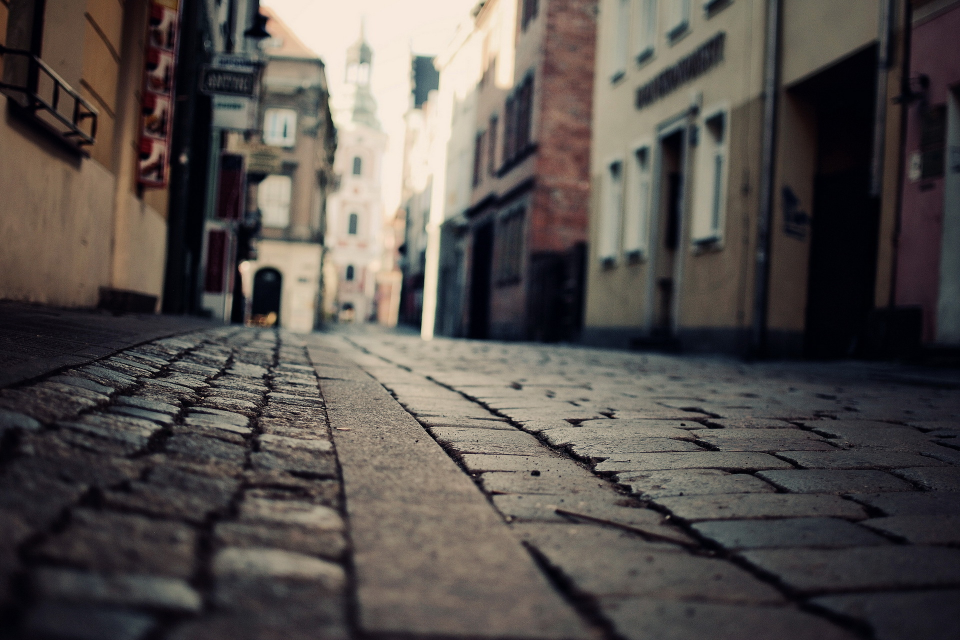
#> input picture CNN/Background1.jpg, 1920 x 1280 px (shown at 1/2 size)
$ jupyter execute --allow-errors CNN_Image_Preprocessing.ipynb   (shell and % lines are left out)   (Python 2 division)
#> lines starting #> are read from the running program, lines starting #| are printed output that depends on the picture
[cell 1]
import pandas as pd
from PIL import Image
from scipy import misc
import numpy as np
import matplotlib.pyplot as plt
import random as rand
import cv2

In this notebook a set of input images are transformed in various ways in order to increase the robustness of the model.
The following transforms are made:
1. Addition of Image noise, this is done by adding some random noise from one of three background images (locations where shoes might be pictured)
2. Image Rotation; Images are rotatated 3 times with different background noise added on each rotation.
3. Image Scaling; Images are scaled, again with different background noise added.

#> (a cell that did not finish here is left out)

#> (a cell that did not finish here is left out)

#> (a cell that did not finish here is left out)

#> (a cell that did not finish here is left out)

[cell 6]
Root_Location='/Users/annacrawford/Desktop/Images_CNN/'

#> (a cell that did not finish here is left out)

#> (a cell that did not finish here is left out)

#> (a cell that did not finish here is left out)

#> (a cell that did not finish here is left out)

#> (a cell that did not finish here is left out)

[cell 12]
## Opening the background images in gray scale, all the images will be processed in grayscale as the colour
## should not determine the classification
Background1=Image.open('Background1.jpg').convert('L')
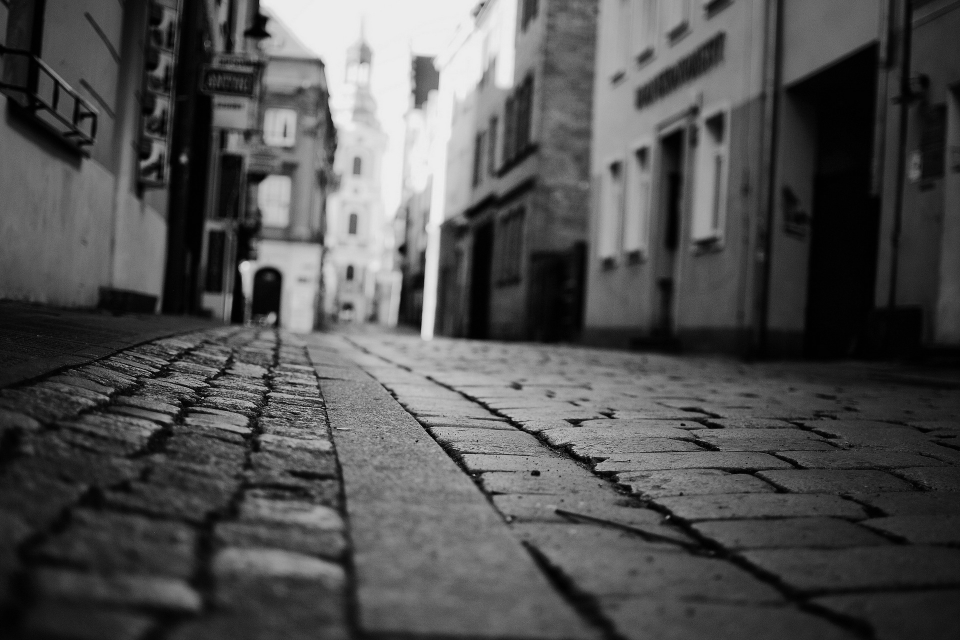
#> Background1: PIL image 1920x1280 L (shown at 1/2 size); min 0, max 240, mean 81
Background2=Image.open('Background2.jpg').convert('L')
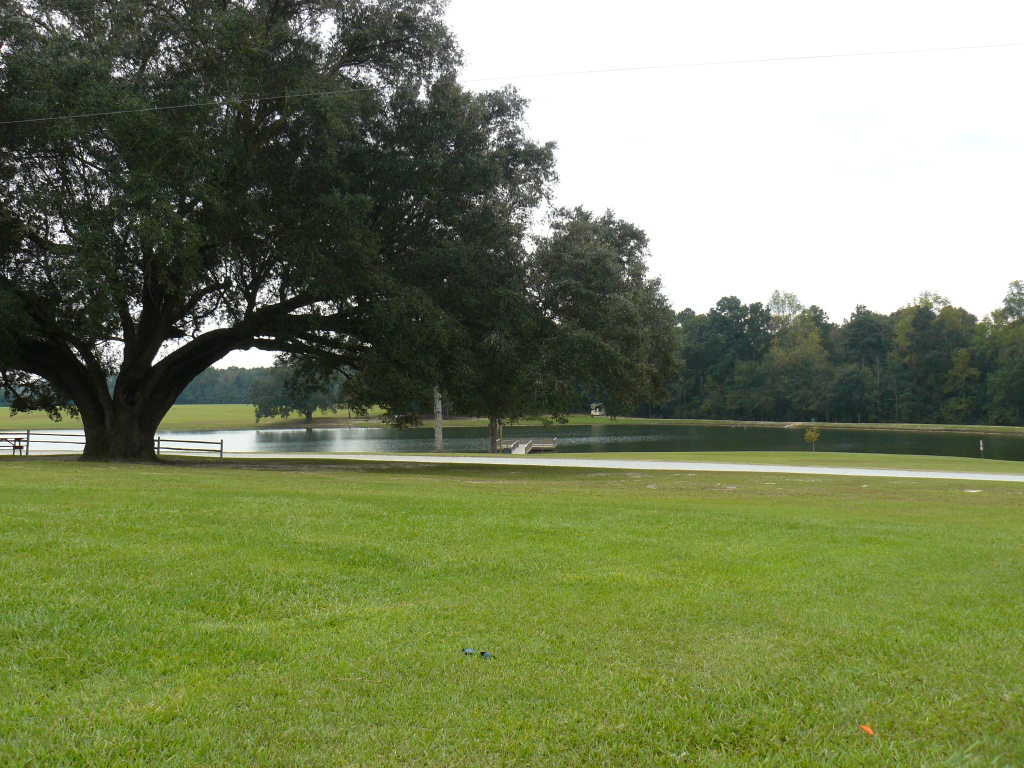
#> input picture CNN/Background2.jpg, 3072 x 2304 px (shown at 1/3 size)
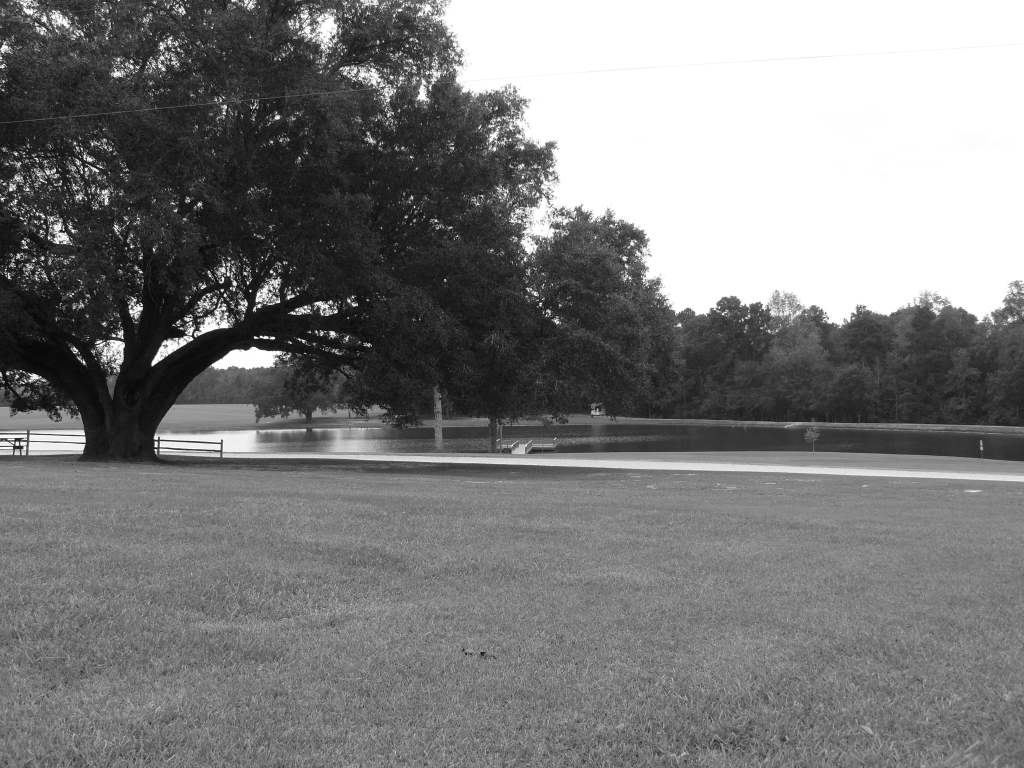
#> Background2: PIL image 3072x2304 L (shown at 1/3 size); min 0, max 255, mean 124.3
Background3=Image.open('Background3.jpg').convert('L')
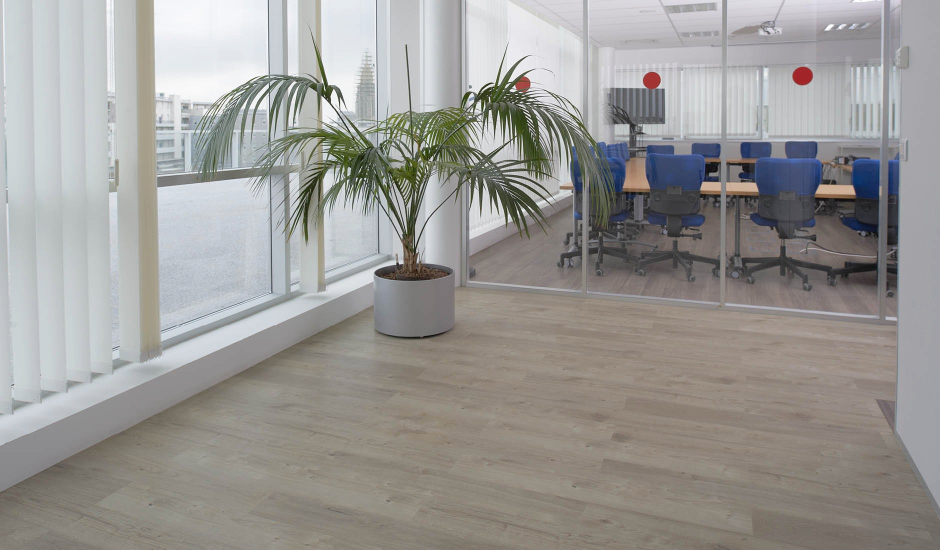
#> input picture CNN/Background3.jpg, 1880 x 1100 px (shown at 1/2 size)
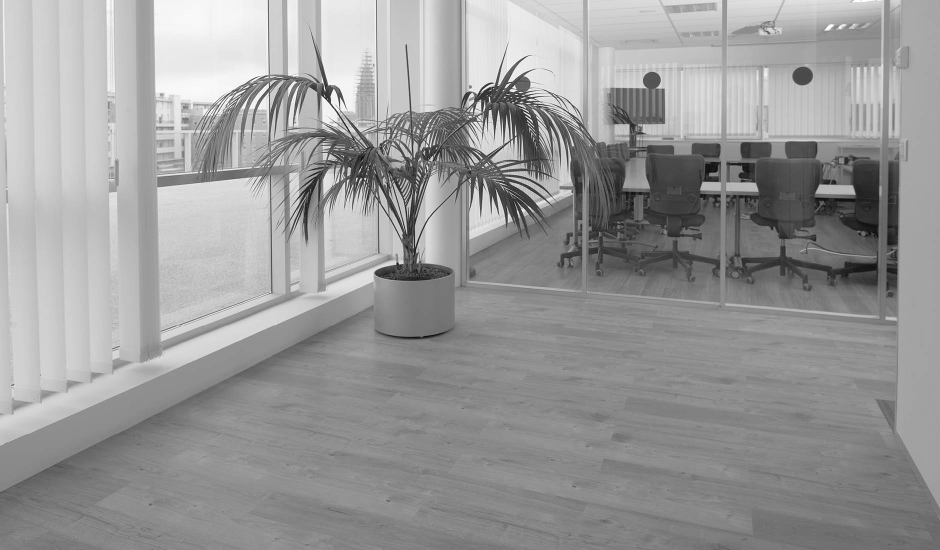
#> Background3: PIL image 1880x1100 L (shown at 1/2 size); min 0, max 255, mean 153.2
Background_List=[Background1,Background2,Background3]

[cell 13]
plt.figure(figsize = (18, 8))
plt.subplot(1, 3, 1)
plt.title('Background 1')
plt.imshow(Background1, cmap='gray')
plt.subplot(1, 3, 2)
plt.title('Background 2')
plt.imshow(Background2, cmap='gray')
plt.subplot(1, 3, 3)
plt.title('Background 3')
plt.imshow(Background3, cmap='gray')
